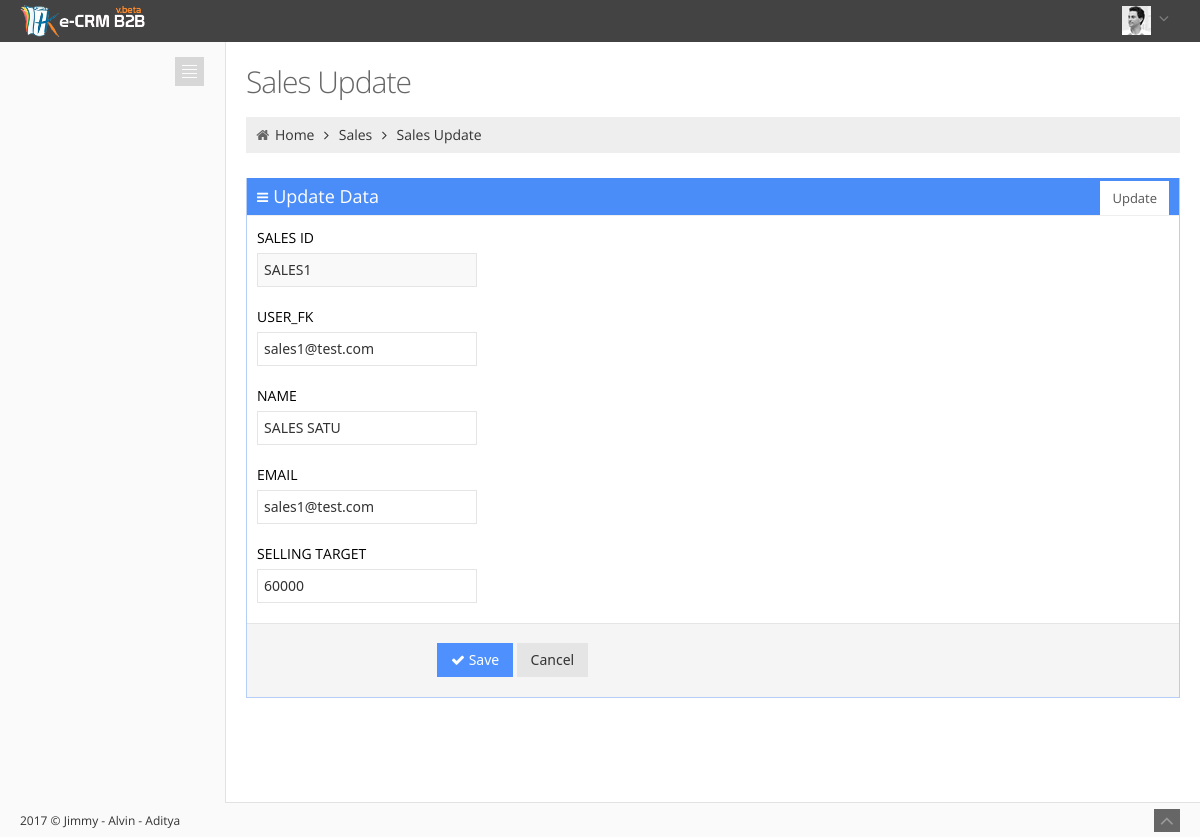
The app's page /Sistem/index.php/Sales/updatesales/SALES1 with its own data.
### tables this page shows
CREATE TABLE IF NOT EXISTS `m_sales` (
  `SALES_ID` varchar(255) NOT NULL,
  `USER_FK` varchar(255) DEFAULT NULL,
  `NAME` varchar(255) DEFAULT NULL,
  `EMAIL` varchar(255) DEFAULT NULL,
  `SELLING_TARGET` double DEFAULT NULL,
  PRIMARY KEY (`SALES_ID`),
  KEY `SALES_USER` (`USER_FK`)
);

### Sistem/application/controllers/Sales.php (called while the page is built, shortened)
<?php
class Sales extends CI_Controller{
	 function __construct() {
        $this->load->model('model_sales');
    }
    public function updatesales($id_user){
        $data['sales'] = $this->model_sales->getupdatesales($id_user);
        $this->load->view('vupdatesales', $data);
        }
}

### Sistem/index.php (called while the page is built, shortened)
<?php
require_once BASEPATH.'core/CodeIgniter.php';

### Sistem/application/models/Model_sales.php (called while the page is built, shortened)
<?php
class Model_sales extends CI_Model{
    function getupdatesales($id){
        $this->db->where('sales_id', $id);
        $this->db->select("*");
        $this->db->from("m_sales");
        return $this->db->get();
    }
}

### Sistem/application/views/vupdatesales.php (the view, shortened to what this page needs)
<div class="page-container row-fluid">
		<div class="page-content">
			<div class="container-fluid">
				<div class="row-fluid">
					<div class="span12">
						<h3 class="page-title">
							Sales Update
						</h3>
						<ul class="breadcrumb">
							<li>
								<i class="icon-home"></i>
								<a href="index.html">Home</a>
								<span class="icon-angle-right"></span>
							</li>
							<li>
								<a href="#">Sales</a>
								<span class="icon-angle-right"></span>
							</li>
							<li><a href="#">Sales Update</a></li>
						</ul>
					</div>
				</div>
				<div class="row-fluid">
					<div class="span12">
						<div class="portlet box blue tabbable">
							<div class="portlet-title">
								<div class="caption">
									<i class="icon-reorder"></i>
									<span class="hidden-480">Update Data</span>
								</div>
							</div>
							<div class="portlet-body form">
								<div class="tabbable portlet-tabs">
									<ul class="nav nav-tabs">
										<li class="active"><a href="#portlet_tab1" data-toggle="tab">Update</a></li>
									</ul>
									<div class="tab-content">
										<div class="tab-pane active" id="portlet_tab1">
											<?php echo form_open("Sales/updatedb"); ?>
											<form action="#" class="form-horizontal">
											<?php foreach ($sales->result() as $detail) {?>
											<div class="control-group">
													<label class="control-label">SALES ID</label>
													<div class="controls">
														<input type="text" value="<?php echo $detail->SALES_ID; ?>" name="sales_id" class="m-wrap medium" readonly />
													</div>
												</div>
												<div clas
												<div class="control-group">
													<label class="control-label">USER_FK</label>
													<div class="controls">
														<input type="text" value="<?php echo $detail->USER_FK; ?>" name="user_fk" class="m-wrap medium" />
													</div>
												</div>
												<div class="control-group">
													<label class="control-label">NAME</label>
													<div class="controls">
														<input type="text" value="<?php echo $detail->NAME; ?>" name="name"  class="m-wrap medium" />
													</div>
												</div>
												<div class="control-group">
													<label class="control-label">EMAIL</label>
													<div class="controls">
														<input type="text" value="<?php echo $detail->EMAIL; ?>" name="email"  class="m-wrap medium" />
													</div>
												</div>
												<div class="control-group">
													<label class="control-label">SELLING TARGET</label>
													<div class="controls">
														<input type="text" value="<?php echo $detail->SELLING_TARGET; ?>" name="target"  class="m-wrap medium" />
													</div>
												</div>
												<div class="form-actions">
													<button type="submit" class="btn blue"><i class="icon-ok"></i> Save</button>
													<a href="<?php echo base_url(); ?>Sales"><button type="button" class="btn">Cancel</button></a>
												</div>
												<?php } ?>
											</form>
											<?php echo form_close(); ?>
										</div>
									</div>
								</div>
							</div>
						</div>
					</div>
				</div>
			</div>
		</div>
	</div>
	<div class="footer">
		<div class="footer-inner">
			<?php echo date('Y');?> &copy; Jimmy - Alvin - Aditya
		</div>
		<div class="footer-tools">
			<span class="go-top">
			<i class="icon-angle-up"></i>
			</span>
		</div>
	</div>
</body>
</html>

### Sistem/assets/css/style-metro.css (style rules this page uses)
div, input, select, textarea, span, img, table, td, th, p, a, button, ul, li { -webkit-border-radius: 0 !important; -moz-border-radius: 0 !important; border-radius: 0 !important; }
.btn { background-color: #e5e5e5; background-image: none; filter: none; border: 0; padding: 7px 14px; text-shadow: none; font-family: "Segoe UI", Helvetica, Arial, sans-serif; font-size: 14px; color: #333333; cursor: pointer; outline: none; -webkit-box-shadow: none !important; -moz-box-shadow: none !important; box-shadow: none !important; -webkit-border-radius: 0 !important; -moz-border-radius: 0 !important; border-radius: 0 !important; }
.btn.blue { color: white; text-shadow: none; background-color: #4d90fe; }
label.m-wrap, input.m-wrap, button.m-wrap, select.m-wrap, textarea.m-wrap { font-size: 14px; font-weight: normal; line-height: 20px; }
input.m-wrap, button.m-wrap, select.m-wrap, textarea.m-wrap { font-family: "Segoe UI", "Helvetica Neue", Helvetica, Arial, sans-serif; }
.uneditable-input, textarea.m-wrap, input[type="text"].m-wrap, input[type="password"].m-wrap, input[type="datetime"].m-wrap, input[type="datetime-local"].m-wrap, input[type="date"].m-wrap, input[type="month"].m-wrap, input[type="time"].m-wrap, input[type="week"].m-wrap, input[type="number"].m-wrap, input[type="email"].m-wrap, input[type="url"].m-wrap, input[type="search"].m-wrap, input[type="tel"].m-wrap, input[type="color"].m-wrap { -webkit-appearance: none !important; color: #333333; outline: 0; height: 20px; padding: 6px 6px !important; line-height: 20px; font-size: 14px; font-weight: normal; vertical-align: top; background-color: #ffffff; background-image: none !important; filter: none !important; -webkit-box-shadow: none !important; -moz-box-shadow: none !important; box-shadow: none !important; -webkit-border-radius: 0px; -moz-border-radius: 0px; border-radius: 0px; background: transparent; }
input.m-wrap { border: 1px solid #e5e5e5; }
input[readonly], select[readonly], textarea[readonly] { cursor: not-allowed; background-color: #F9F9F9 !important; }
.m-wrap.medium { width: 206px !important; }

### Sistem/assets/css/style-responsive.css (style rules this page uses)
@media (min-width: 980px) { .page-content { margin-left: 225px; margin-top: 0px; min-height: 760px; } }

### Sistem/assets/css/themes/default.css (style rules this page uses)
body { background-color: #fafafa !important; }
.page-content { border-left: 1px solid #e2e2e2 !important; border-bottom: 1px solid #e2e2e2 !important; }
.footer .footer-inner { color: #333333; }
.footer .footer-tools .go-top { background-color: #666666; }
.footer .footer-tools .go-top i { color: #999999; }

### records on screen
m_sales: sales_id "SALES1", user_fk "sales1@test.com", name "SALES SATU", email "sales1@test.com", target "60000"
